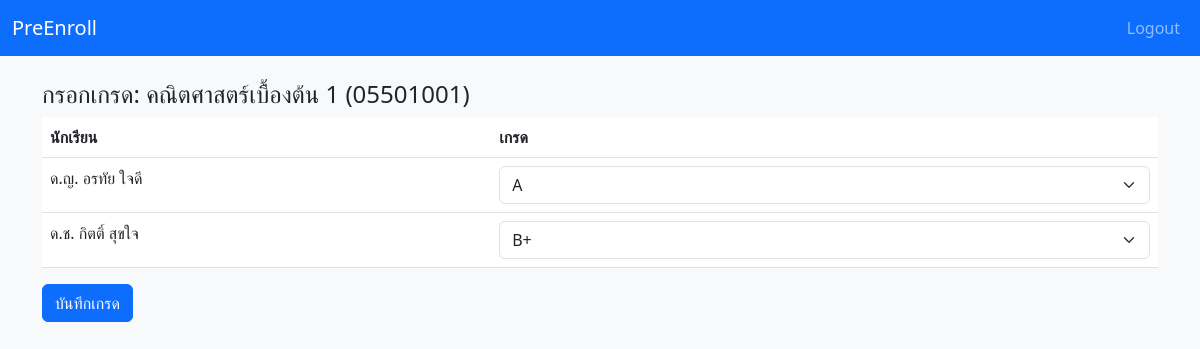
Screenshot of /admin/grades/1 (signed in) with the database file from the repository.
### models.py (models this page shows, shortened)
class Subject(db.Model):
    __tablename__ = "subjects"
    id = db.Column(db.Integer, primary_key=True)
    subject_code = db.Column(db.String(8), unique=True, nullable=False)  # per spec patterns
    name = db.Column(db.String(200), nullable=False)
    credit = db.Column(db.Integer, nullable=False)
    instructor = db.Column(db.String(200))
    prereq_code = db.Column(db.String(8), nullable=True)  # subject_code of prereq
    registrations = db.relationship("RegisteredSubject", back_populates="subject")

class RegisteredSubject(db.Model):
    __tablename__ = "registered_subjects"
    id = db.Column(db.Integer, primary_key=True)
    student_id = db.Column(db.Integer, db.ForeignKey("students.id"), nullable=False)
    subject_id = db.Column(db.Integer, db.ForeignKey("subjects.id"), nullable=False)
    grade = db.Column(db.String(3), nullable=True)  # A,B+,B,...
    student = db.relationship("Student", back_populates="registrations")
    subject = db.relationship("Subject", back_populates="registrations")

class Student(db.Model):
    __tablename__ = "students"
    id = db.Column(db.Integer, primary_key=True)
    student_code = db.Column(db.String(8), unique=True, nullable=False)  # 8 digits starts 69...
    title = db.Column(db.String(20))
    first_name = db.Column(db.String(120), nullable=False)
    last_name = db.Column(db.String(120), nullable=False)
    dob = db.Column(db.Date, nullable=False)
    school = db.Column(db.String(200))
    email = db.Column(db.String(200))
    program_code = db.Column(db.String(8))
    registrations = db.relationship("RegisteredSubject", back_populates="student")

### controllers/admin.py (the view, shortened to what this page needs)
@bp.route('/grades/<int:subject_id>', methods=['GET','POST'])
@admin_required
def grade_entry(subject_id):
    subj = Subject.query.get_or_404(subject_id)
    regs = RegisteredSubject.query.filter_by(subject_id=subj.id).all()
    return render_template('grade_entry.html', subject=subj, regs=regs)

### helpers.py (called while the page is built)
def admin_required(func):
    @wraps(func)
    def wrapper(*args, **kwargs):
        if not session.get('is_admin'):
            flash("ต้องเป็นผู้ดูแลระบบ (admin) เท่านั้น")
            return redirect(url_for('auth.login'))
        return func(*args, **kwargs)
    return wrapper

### templates/grade_entry.html (shortened to what this page needs)
{% extends "layout.html" %}
{% block content %}
<h4>กรอกเกรด: {{ subject.name }} ({{ subject.subject_code }})</h4>
<form method="post">
  <table class="table">
    <thead><tr><th>นักเรียน</th><th>เกรด</th></tr></thead>
    <tbody>
      {% for r in regs %}
      <tr>
        <td>{{ r.student.title }} {{ r.student.first_name }} {{ r.student.last_name }}</td>
        <td>
          <select name="grade_{{ r.id }}" class="form-select">
            {% for g in ['A','B+','B','C+','C','D+','D','F'] %}
              <option value="{{ g }}" {% if r.grade==g %}selected{% endif %}>{{ g }}</option>
            {% endfor %}
          </select>
        </td>
      </tr>
      {% endfor %}
    </tbody>
  </table>
  <button class="btn btn-primary">บันทึกเกรด</button>
</form>
{% endblock %}

### rows the page displays
Subject: name "คณิตศาสตร์เบื้องต้น 1", subject_code "05501001"
RegisteredSubject: student "ด.ญ.", student.first_name "อรทัย", student.last_name "ใจดี", grade+id "A"
RegisteredSubject: student "ด.ช.", student.first_name "กิตติ์", student.last_name "สุขใจ", grade+id "B+"
